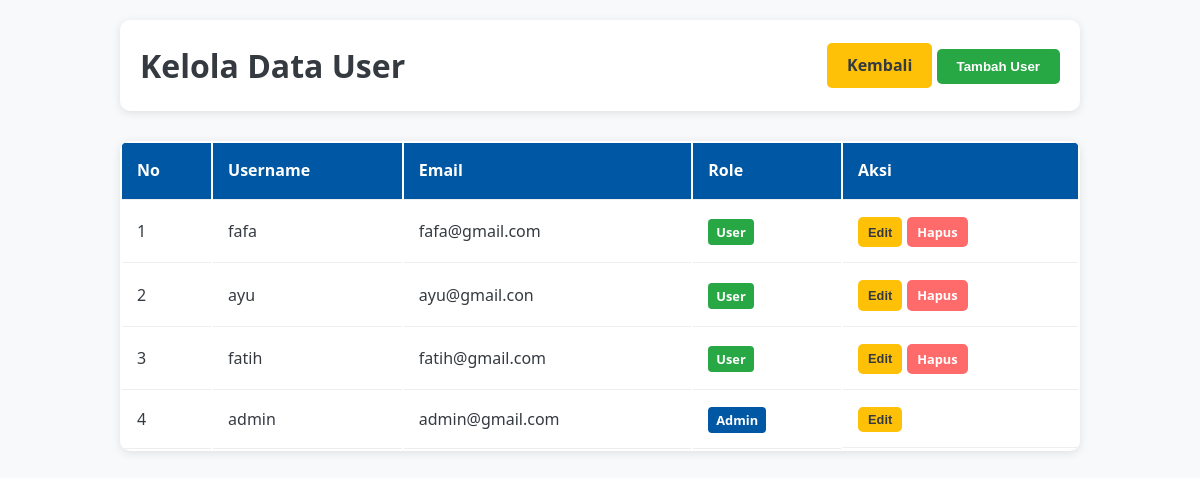
The page /admin/user.php (signed in) on the database its author committed.
### tables this page shows
CREATE TABLE `user` (
  `id_user` int(11) NOT NULL,
  `username` varchar(255) NOT NULL,
  `email` varchar(100) NOT NULL,
  `password` varchar(255) NOT NULL,
  `role` enum('admin','user') NOT NULL
);

### admin/user.php (the view, shortened to what this page needs)
<?php
include "../koneksi.php";
$user = mysqli_query($koneksi, "SELECT * FROM user ORDER BY id_user DESC");
?>
<!DOCTYPE html>
<html lang="id">
<head>
</head>
<body>
    <div class="container">
        <div class="header">
            <h1>Kelola Data User</h1>
            <div>
                <a href="dashboard.php" class="btn btn-warning">Kembali</a>
                <button onclick="bukaModalTambah()" class="btn btn-success">Tambah User</button>
            </div>
        </div>
        <table class="table">
            <thead>
                <tr>
                    <th>No</th>
                    <th>Username</th>
                    <th>Email</th>
                    <th>Role</th>
                    <th>Aksi</th>
                </tr>
            </thead>
            <tbody>
                <?php $no = 1; ?>
                <?php while ($row = mysqli_fetch_assoc($user)): ?>
                <tr>
                    <td><?php echo $no++; ?></td>
                    <td><?php echo $row['username']; ?></td>
                    <td><?php echo $row['email']; ?></td>
                    <td>
                        <span class="badge <?php echo $row['role'] == 'admin' ? 'badge-admin' : 'badge-user'; ?>">
                            <?php echo ucfirst($row['role']); ?>
                        </span>
                    </td>
                    <td class="actions">
                        <button onclick="bukaModalEdit(
                            '<?php echo $row['id_user']; ?>',
                            '<?php echo addslashes($row['username']); ?>',
                            '<?php echo addslashes($row['email']); ?>',
                            '<?php echo $row['role']; ?>'
                        )" class="btn btn-warning btn-small">Edit</button>
                        <?php if ($row['id_user'] != $_SESSION['id_user']): ?>
                        <a href="?hapus=<?php echo $row['id_user']; ?>"
                           class="btn btn-danger btn-small"
                           onclick="return confirm('Yakin ingin menghapus user?')">Hapus</a>
                        <?php endif; ?>
                    </td>
                </tr>
                <?php endwhile; ?>
            </tbody>
        </table>
    </div>
</body>
</html>

### admin/user.php (style rules this page uses)
:root { --primary: #0057a3; --secondary: #ff6b6b; --success: #28a745; --warning: #ffc107; --light: #f8f9fa; --dark: #343a40; --white: #fff; }
* { margin: 0; padding: 0; box-sizing: border-box; }
body { font-family: 'Segoe UI', Tahoma, Geneva, Verdana, sans-serif; background: var(--light); color: var(--dark); line-height: 1.6; }
.container { max-width: 1000px; margin: 0 auto; padding: 20px; }
.header { display: flex; justify-content: space-between; align-items: center; margin-bottom: 30px; background: var(--white); padding: 20px; border-radius: 10px; box-shadow: 0 2px 10px rgba(0,0,0,0.1); }
.btn { display: inline-block; padding: 10px 20px; background: var(--primary); color: var(--white); text-decoration: none; border-radius: 5px; border: none; cursor: pointer; font-weight: 600; transition: all 0.3s ease; }
.btn-success { background: var(--success); }
.btn-warning { background: var(--warning); color: var(--dark); }
.btn-danger { background: var(--secondary); }
.btn-small { padding: 5px 10px; font-size: 0.8rem; }
.table { width: 100%; background: var(--white); border-radius: 10px; overflow: hidden; box-shadow: 0 2px 10px rgba(0,0,0,0.1); }
.table th, .table td { padding: 15px; text-align: left; border-bottom: 1px solid #eee; }
.table th { background: var(--primary); color: var(--white); }
.actions { display: flex; gap: 5px; }
.badge { padding: 4px 8px; border-radius: 4px; font-size: 0.8rem; font-weight: 600; }
.badge-admin { background: var(--primary); color: var(--white); }
.badge-user { background: var(--success); color: var(--white); }

### rows shown on the page
user: username "fafa", email "fafa@gmail.com", role "User"
user: username "ayu", email "ayu@gmail.con", role "User"
user: username "fatih", email "fatih@gmail.com", role "User"
user: username "admin", email "admin@gmail.com", role "Admin"
